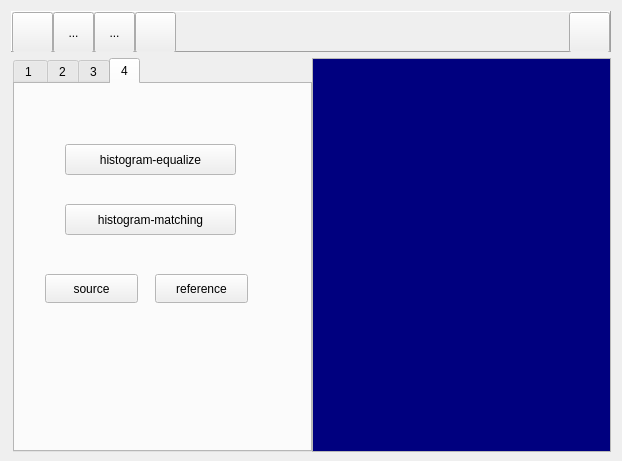
<?xml version="1.0" encoding="UTF-8"?>
<ui version="4.0">
 <class>MainFrame</class>
 <widget class="QDialog" name="MainFrame">
  <property name="geometry">
   <rect>
    <x>0</x>
    <y>0</y>
    <width>622</width>
    <height>461</height>
   </rect>
  </property>
  <property name="sizePolicy">
   <sizepolicy hsizetype="Preferred" vsizetype="Minimum">
    <horstretch>0</horstretch>
    <verstretch>0</verstretch>
   </sizepolicy>
  </property>
  <property name="minimumSize">
   <size>
    <width>0</width>
    <height>461</height>
   </size>
  </property>
  <property name="windowTitle">
   <string>Practice CV</string>
  </property>
  <property name="modal">
   <bool>false</bool>
  </property>
  <layout class="QVBoxLayout" name="verticalLayout">
   <item>
    <widget class="QFrame" name="frame">
     <property name="sizePolicy">
      <sizepolicy hsizetype="Preferred" vsizetype="Fixed">
       <horstretch>0</horstretch>
       <verstretch>0</verstretch>
      </sizepolicy>
     </property>
     <property name="minimumSize">
      <size>
       <width>0</width>
       <height>41</height>
      </size>
     </property>
     <property name="maximumSize">
      <size>
       <width>16777215</width>
       <height>41</height>
      </size>
     </property>
     <property name="frameShape">
      <enum>QFrame::Shape::Panel</enum>
     </property>
     <property name="frameShadow">
      <enum>QFrame::Shadow::Raised</enum>
     </property>
     <layout class="QHBoxLayout" name="horizontalLayout_3">
      <property name="spacing">
       <number>0</number>
      </property>
      <property name="leftMargin">
       <number>0</number>
      </property>
      <property name="topMargin">
       <number>0</number>
      </property>
      <property name="rightMargin">
       <number>0</number>
      </property>
      <property name="bottomMargin">
       <number>0</number>
      </property>
      <item>
       <widget class="QToolButton" name="buttonOpen">
        <property name="enabled">
         <bool>true</bool>
        </property>
        <property name="sizePolicy">
         <sizepolicy hsizetype="Minimum" vsizetype="Minimum">
          <horstretch>0</horstretch>
          <verstretch>0</verstretch>
         </sizepolicy>
        </property>
        <property name="minimumSize">
         <size>
          <width>41</width>
          <height>41</height>
         </size>
        </property>
        <property name="maximumSize">
         <size>
          <width>41</width>
          <height>41</height>
         </size>
        </property>
        <property name="toolTip">
         <string>open an image file</string>
        </property>
        <property name="layoutDirection">
         <enum>Qt::LayoutDirection::LeftToRight</enum>
        </property>
        <property name="autoFillBackground">
         <bool>false</bool>
        </property>
        <property name="text">
         <string/>
        </property>
        <property name="icon">
         <iconset resource="images/mainframe.qrc">
          <normaloff>:/open.png</normaloff>:/open.png</iconset>
        </property>
        <property name="iconSize">
         <size>
          <width>41</width>
          <height>41</height>
         </size>
        </property>
        <property name="checkable">
         <bool>false</bool>
        </property>
        <property name="autoRepeat">
         <bool>false</bool>
        </property>
        <property name="autoExclusive">
         <bool>false</bool>
        </property>
        <property name="popupMode">
         <enum>QToolButton::ToolButtonPopupMode::DelayedPopup</enum>
        </property>
        <property name="toolButtonStyle">
         <enum>Qt::ToolButtonStyle::ToolButtonIconOnly</enum>
        </property>
        <property name="autoRaise">
         <bool>false</bool>
        </property>
       </widget>
      </item>
      <item>
       <widget class="QToolButton" name="toolButton_2">
        <property name="sizePolicy">
         <sizepolicy hsizetype="Minimum" vsizetype="Minimum">
          <horstretch>0</horstretch>
          <verstretch>0</verstretch>
         </sizepolicy>
        </property>
        <property name="minimumSize">
         <size>
          <width>41</width>
          <height>41</height>
         </size>
        </property>
        <property name="maximumSize">
         <size>
          <width>41</width>
          <height>41</height>
         </size>
        </property>
        <property name="text">
         <string>...</string>
        </property>
       </widget>
      </item>
      <item>
       <widget class="QToolButton" name="toolButton_3">
        <property name="sizePolicy">
         <sizepolicy hsizetype="Minimum" vsizetype="Minimum">
          <horstretch>0</horstretch>
          <verstretch>0</verstretch>
         </sizepolicy>
        </property>
        <property name="minimumSize">
         <size>
          <width>41</width>
          <height>41</height>
         </size>
        </property>
        <property name="maximumSize">
         <size>
          <width>41</width>
          <height>41</height>
         </size>
        </property>
        <property name="text">
         <string>...</string>
        </property>
       </widget>
      </item>
      <item>
       <widget class="QToolButton" name="buttonDeleteContents">
        <property name="sizePolicy">
         <sizepolicy hsizetype="Minimum" vsizetype="Minimum">
          <horstretch>0</horstretch>
          <verstretch>0</verstretch>
         </sizepolicy>
        </property>
        <property name="minimumSize">
         <size>
          <width>41</width>
          <height>41</height>
         </size>
        </property>
        <property name="maximumSize">
         <size>
          <width>41</width>
          <height>41</height>
         </size>
        </property>
        <property name="toolTip">
         <string>close all forms</string>
        </property>
        <property name="autoFillBackground">
         <bool>false</bool>
        </property>
        <property name="text">
         <string/>
        </property>
        <property name="icon">
         <iconset resource="images/mainframe.qrc">
          <normaloff>:/1-21.png</normaloff>:/1-21.png</iconset>
        </property>
        <property name="iconSize">
         <size>
          <width>41</width>
          <height>41</height>
         </size>
        </property>
       </widget>
      </item>
      <item>
       <spacer name="horizontalSpacer">
        <property name="orientation">
         <enum>Qt::Orientation::Horizontal</enum>
        </property>
        <property name="sizeHint" stdset="0">
         <size>
          <width>40</width>
          <height>20</height>
         </size>
        </property>
       </spacer>
      </item>
      <item>
       <widget class="QToolButton" name="buttonShowList">
        <property name="sizePolicy">
         <sizepolicy hsizetype="Minimum" vsizetype="Minimum">
          <horstretch>0</horstretch>
          <verstretch>0</verstretch>
         </sizepolicy>
        </property>
        <property name="minimumSize">
         <size>
          <width>41</width>
          <height>41</height>
         </size>
        </property>
        <property name="maximumSize">
         <size>
          <width>41</width>
          <height>41</height>
         </size>
        </property>
        <property name="toolTip">
         <string>show the list view</string>
        </property>
        <property name="text">
         <string/>
        </property>
        <property name="icon">
         <iconset resource="images/mainframe.qrc">
          <normaloff>:/2-3.png</normaloff>:/2-3.png</iconset>
        </property>
        <property name="iconSize">
         <size>
          <width>82</width>
          <height>41</height>
         </size>
        </property>
       </widget>
      </item>
     </layout>
    </widget>
   </item>
   <item>
    <layout class="QHBoxLayout" name="horizontalLayout">
     <property name="spacing">
      <number>0</number>
     </property>
     <property name="leftMargin">
      <number>2</number>
     </property>
     <item>
      <widget class="QTabWidget" name="tabWidget">
       <property name="sizePolicy">
        <sizepolicy hsizetype="Fixed" vsizetype="Expanding">
         <horstretch>0</horstretch>
         <verstretch>0</verstretch>
        </sizepolicy>
       </property>
       <property name="minimumSize">
        <size>
         <width>299</width>
         <height>394</height>
        </size>
       </property>
       <property name="palette">
        <palette>
         <active>
          <colorrole role="Window">
           <brush brushstyle="SolidPattern">
            <color alpha="255">
             <red>255</red>
             <green>255</green>
             <blue>255</blue>
            </color>
           </brush>
          </colorrole>
          <colorrole role="Accent">
           <brush brushstyle="SolidPattern">
            <color alpha="255">
             <red>0</red>
             <green>120</green>
             <blue>212</blue>
            </color>
           </brush>
          </colorrole>
         </active>
         <inactive>
          <colorrole role="Window">
           <brush brushstyle="SolidPattern">
            <color alpha="255">
             <red>255</red>
             <green>255</green>
             <blue>255</blue>
            </color>
           </brush>
          </colorrole>
          <colorrole role="Accent">
           <brush brushstyle="SolidPattern">
            <color alpha="255">
             <red>240</red>
             <green>240</green>
             <blue>240</blue>
            </color>
           </brush>
          </colorrole>
         </inactive>
         <disabled>
          <colorrole role="Window">
           <brush brushstyle="SolidPattern">
            <color alpha="255">
             <red>255</red>
             <green>255</green>
             <blue>255</blue>
            </color>
           </brush>
          </colorrole>
          <colorrole role="Accent">
           <brush brushstyle="SolidPattern">
            <color alpha="255">
             <red>120</red>
             <green>120</green>
             <blue>120</blue>
            </color>
           </brush>
          </colorrole>
         </disabled>
        </palette>
       </property>
       <property name="cursor">
        <cursorShape>ArrowCursor</cursorShape>
       </property>
       <property name="autoFillBackground">
        <bool>false</bool>
       </property>
       <property name="tabPosition">
        <enum>QTabWidget::TabPosition::North</enum>
       </property>
       <property name="tabShape">
        <enum>QTabWidget::TabShape::Rounded</enum>
       </property>
       <property name="currentIndex">
        <number>3</number>
       </property>
       <property name="iconSize">
        <size>
         <width>31</width>
         <height>31</height>
        </size>
       </property>
       <property name="elideMode">
        <enum>Qt::TextElideMode::ElideMiddle</enum>
       </property>
       <widget class="QWidget" name="tab_1">
        <attribute name="title">
         <string>1 </string>
        </attribute>
        <widget class="QPushButton" name="contrastTransform">
         <property name="geometry">
          <rect>
           <x>60</x>
           <y>60</y>
           <width>161</width>
           <height>29</height>
          </rect>
         </property>
         <property name="text">
          <string>contrastTransform</string>
         </property>
        </widget>
        <widget class="QSpinBox" name="spinContrastA">
         <property name="geometry">
          <rect>
           <x>110</x>
           <y>130</y>
           <width>43</width>
           <height>26</height>
          </rect>
         </property>
         <property name="maximum">
          <number>256</number>
         </property>
        </widget>
        <widget class="QSpinBox" name="spinContrastB">
         <property name="geometry">
          <rect>
           <x>180</x>
           <y>130</y>
           <width>43</width>
           <height>26</height>
          </rect>
         </property>
         <property name="maximum">
          <number>256</number>
         </property>
        </widget>
        <widget class="QLabel" name="label">
         <property name="geometry">
          <rect>
           <x>120</x>
           <y>110</y>
           <width>21</width>
           <height>16</height>
          </rect>
         </property>
         <property name="text">
          <string>a'</string>
         </property>
        </widget>
        <widget class="QLabel" name="label_2">
         <property name="geometry">
          <rect>
           <x>180</x>
           <y>110</y>
           <width>21</width>
           <height>16</height>
          </rect>
         </property>
         <property name="text">
          <string>b'</string>
         </property>
        </widget>
       </widget>
       <widget class="QWidget" name="tab_4">
        <attribute name="title">
         <string>2</string>
        </attribute>
        <widget class="QPushButton" name="pushDilation">
         <property name="geometry">
          <rect>
           <x>170</x>
           <y>130</y>
           <width>93</width>
           <height>29</height>
          </rect>
         </property>
         <property name="text">
          <string>dialtion</string>
         </property>
        </widget>
        <widget class="QPushButton" name="pushErosion">
         <property name="geometry">
          <rect>
           <x>170</x>
           <y>160</y>
           <width>93</width>
           <height>29</height>
          </rect>
         </property>
         <property name="text">
          <string>erosion</string>
         </property>
        </widget>
        <widget class="QRadioButton" name="Kernel3">
         <property name="geometry">
          <rect>
           <x>30</x>
           <y>130</y>
           <width>112</width>
           <height>24</height>
          </rect>
         </property>
         <property name="text">
          <string>3x3</string>
         </property>
        </widget>
        <widget class="QRadioButton" name="Kernel5">
         <property name="geometry">
          <rect>
           <x>30</x>
           <y>160</y>
           <width>112</width>
           <height>24</height>
          </rect>
         </property>
         <property name="text">
          <string>5x5</string>
         </property>
        </widget>
        <widget class="QPushButton" name="pushOstu">
         <property name="geometry">
          <rect>
           <x>60</x>
           <y>10</y>
           <width>131</width>
           <height>29</height>
          </rect>
         </property>
         <property name="text">
          <string>Ostu Threshold</string>
         </property>
        </widget>
        <widget class="QPushButton" name="pushThresholding">
         <property name="geometry">
          <rect>
           <x>200</x>
           <y>60</y>
           <width>51</width>
           <height>29</height>
          </rect>
         </property>
         <property name="text">
          <string>&gt;&gt;</string>
         </property>
        </widget>
        <widget class="QSpinBox" name="spinOstu">
         <property name="geometry">
          <rect>
           <x>110</x>
           <y>60</y>
           <width>43</width>
           <height>26</height>
          </rect>
         </property>
        </widget>
        <widget class="QLabel" name="label_3">
         <property name="geometry">
          <rect>
           <x>20</x>
           <y>60</y>
           <width>71</width>
           <height>20</height>
          </rect>
         </property>
         <property name="text">
          <string>Threshold</string>
         </property>
        </widget>
        <widget class="QGroupBox" name="groupBox">
         <property name="geometry">
          <rect>
           <x>40</x>
           <y>220</y>
           <width>120</width>
           <height>80</height>
          </rect>
         </property>
         <property name="title">
          <string>GroupBox</string>
         </property>
         <widget class="QRadioButton" name="neighbor4">
          <property name="geometry">
           <rect>
            <x>0</x>
            <y>20</y>
            <width>112</width>
            <height>24</height>
           </rect>
          </property>
          <property name="text">
           <string>4-neighbor</string>
          </property>
         </widget>
         <widget class="QRadioButton" name="neighbor8">
          <property name="geometry">
           <rect>
            <x>0</x>
            <y>50</y>
            <width>112</width>
            <height>24</height>
           </rect>
          </property>
          <property name="text">
           <string>8-neighbor</string>
          </property>
         </widget>
        </widget>
        <widget class="QPushButton" name="pushLabel">
         <property name="geometry">
          <rect>
           <x>170</x>
           <y>250</y>
           <width>93</width>
           <height>29</height>
          </rect>
         </property>
         <property name="text">
          <string>Labeling</string>
         </property>
        </widget>
        <widget class="QSpinBox" name="spinLabel">
         <property name="geometry">
          <rect>
           <x>180</x>
           <y>290</y>
           <width>43</width>
           <height>26</height>
          </rect>
         </property>
         <property name="maximum">
          <number>300</number>
         </property>
        </widget>
       </widget>
       <widget class="QWidget" name="tab_5">
        <attribute name="title">
         <string>3</string>
        </attribute>
        <widget class="QGroupBox" name="groupBox_2">
         <property name="geometry">
          <rect>
           <x>20</x>
           <y>60</y>
           <width>120</width>
           <height>80</height>
          </rect>
         </property>
         <property name="title">
          <string>GroupBox</string>
         </property>
         <widget class="QRadioButton" name="KernelSize3">
          <property name="geometry">
           <rect>
            <x>10</x>
            <y>20</y>
            <width>112</width>
            <height>24</height>
           </rect>
          </property>
          <property name="text">
           <string>3x3</string>
          </property>
         </widget>
         <widget class="QRadioButton" name="KernelSize5">
          <property name="geometry">
           <rect>
            <x>10</x>
            <y>50</y>
            <width>112</width>
            <height>24</height>
           </rect>
          </property>
          <property name="text">
           <string>5x5</string>
          </property>
         </widget>
        </widget>
        <widget class="QGroupBox" name="groupBox_3">
         <property name="geometry">
          <rect>
           <x>20</x>
           <y>210</y>
           <width>120</width>
           <height>80</height>
          </rect>
         </property>
         <property name="title">
          <string>GroupBox</string>
         </property>
         <widget class="QRadioButton" name="Neighbor4">
          <property name="geometry">
           <rect>
            <x>0</x>
            <y>20</y>
            <width>112</width>
            <height>24</height>
           </rect>
          </property>
          <property name="text">
           <string>Mb4</string>
          </property>
         </widget>
         <widget class="QRadioButton" name="Neighbor8">
          <property name="geometry">
           <rect>
            <x>0</x>
            <y>50</y>
            <width>112</width>
            <height>24</height>
           </rect>
          </property>
          <property name="text">
           <string>Mb8</string>
          </property>
         </widget>
        </widget>
        <widget class="QPushButton" name="pushOpen">
         <property name="geometry">
          <rect>
           <x>160</x>
           <y>70</y>
           <width>93</width>
           <height>29</height>
          </rect>
         </property>
         <property name="text">
          <string>opening</string>
         </property>
        </widget>
        <widget class="QPushButton" name="pushClose">
         <property name="geometry">
          <rect>
           <x>160</x>
           <y>110</y>
           <width>93</width>
           <height>29</height>
          </rect>
         </property>
         <property name="text">
          <string>closing</string>
         </property>
        </widget>
        <widget class="QGroupBox" name="groupBox_4">
         <property name="geometry">
          <rect>
           <x>150</x>
           <y>210</y>
           <width>120</width>
           <height>80</height>
          </rect>
         </property>
         <property name="title">
          <string>GroupBox</string>
         </property>
         <widget class="QRadioButton" name="foreground">
          <property name="geometry">
           <rect>
            <x>0</x>
            <y>20</y>
            <width>112</width>
            <height>24</height>
           </rect>
          </property>
          <property name="text">
           <string>foreground</string>
          </property>
         </widget>
         <widget class="QRadioButton" name="background">
          <property name="geometry">
           <rect>
            <x>0</x>
            <y>40</y>
            <width>112</width>
            <height>24</height>
           </rect>
          </property>
          <property name="text">
           <string>background</string>
          </property>
         </widget>
        </widget>
        <widget class="QPushButton" name="pushBoundary">
         <property name="geometry">
          <rect>
           <x>60</x>
           <y>310</y>
           <width>161</width>
           <height>29</height>
          </rect>
         </property>
         <property name="text">
          <string>boundary-extraction</string>
         </property>
        </widget>
       </widget>
       <widget class="QWidget" name="tab_2">
        <attribute name="title">
         <string>4</string>
        </attribute>
        <widget class="QPushButton" name="button_HE">
         <property name="geometry">
          <rect>
           <x>50</x>
           <y>60</y>
           <width>171</width>
           <height>31</height>
          </rect>
         </property>
         <property name="text">
          <string>histogram-equalize</string>
         </property>
        </widget>
        <widget class="QPushButton" name="button_HM">
         <property name="geometry">
          <rect>
           <x>50</x>
           <y>120</y>
           <width>171</width>
           <height>31</height>
          </rect>
         </property>
         <property name="text">
          <string>histogram-matching</string>
         </property>
        </widget>
        <widget class="QPushButton" name="button_Source">
         <property name="geometry">
          <rect>
           <x>30</x>
           <y>190</y>
           <width>93</width>
           <height>29</height>
          </rect>
         </property>
         <property name="text">
          <string>source</string>
         </property>
        </widget>
        <widget class="QPushButton" name="button_REF">
         <property name="geometry">
          <rect>
           <x>140</x>
           <y>190</y>
           <width>93</width>
           <height>29</height>
          </rect>
         </property>
         <property name="text">
          <string>reference</string>
         </property>
        </widget>
       </widget>
      </widget>
     </item>
     <item>
      <widget class="QListWidget" name="listWidget">
       <property name="sizePolicy">
        <sizepolicy hsizetype="Ignored" vsizetype="Minimum">
         <horstretch>0</horstretch>
         <verstretch>0</verstretch>
        </sizepolicy>
       </property>
       <property name="minimumSize">
        <size>
         <width>0</width>
         <height>394</height>
        </size>
       </property>
       <property name="palette">
        <palette>
         <active>
          <colorrole role="WindowText">
           <brush brushstyle="SolidPattern">
            <color alpha="255">
             <red>255</red>
             <green>255</green>
             <blue>0</blue>
            </color>
           </brush>
          </colorrole>
          <colorrole role="Text">
           <brush brushstyle="SolidPattern">
            <color alpha="255">
             <red>255</red>
             <green>255</green>
             <blue>255</blue>
            </color>
           </brush>
          </colorrole>
          <colorrole role="Base">
           <brush brushstyle="SolidPattern">
            <color alpha="255">
             <red>0</red>
             <green>0</green>
             <blue>127</blue>
            </color>
           </brush>
          </colorrole>
          <colorrole role="PlaceholderText">
           <brush brushstyle="NoBrush">
            <color alpha="128">
             <red>255</red>
             <green>255</green>
             <blue>255</blue>
            </color>
           </brush>
          </colorrole>
         </active>
         <inactive>
          <colorrole role="WindowText">
           <brush brushstyle="SolidPattern">
            <color alpha="255">
             <red>255</red>
             <green>255</green>
             <blue>0</blue>
            </color>
           </brush>
          </colorrole>
          <colorrole role="Text">
           <brush brushstyle="SolidPattern">
            <color alpha="255">
             <red>255</red>
             <green>255</green>
             <blue>255</blue>
            </color>
           </brush>
          </colorrole>
          <colorrole role="Base">
           <brush brushstyle="SolidPattern">
            <color alpha="255">
             <red>0</red>
             <green>0</green>
             <blue>127</blue>
            </color>
           </brush>
          </colorrole>
          <colorrole role="PlaceholderText">
           <brush brushstyle="NoBrush">
            <color alpha="128">
             <red>255</red>
             <green>255</green>
             <blue>255</blue>
            </color>
           </brush>
          </colorrole>
         </inactive>
         <disabled>
          <colorrole role="WindowText">
           <brush brushstyle="SolidPattern">
            <color alpha="255">
             <red>120</red>
             <green>120</green>
             <blue>120</blue>
            </color>
           </brush>
          </colorrole>
          <colorrole role="Text">
           <brush brushstyle="SolidPattern">
            <color alpha="255">
             <red>120</red>
             <green>120</green>
             <blue>120</blue>
            </color>
           </brush>
          </colorrole>
          <colorrole role="Base">
           <brush brushstyle="SolidPattern">
            <color alpha="255">
             <red>240</red>
             <green>240</green>
             <blue>240</blue>
            </color>
           </brush>
          </colorrole>
          <colorrole role="PlaceholderText">
           <brush brushstyle="NoBrush">
            <color alpha="128">
             <red>255</red>
             <green>255</green>
             <blue>255</blue>
            </color>
           </brush>
          </colorrole>
         </disabled>
        </palette>
       </property>
       <property name="font">
        <font>
         <family>Times New Roman</family>
         <pointsize>10</pointsize>
        </font>
       </property>
      </widget>
     </item>
    </layout>
   </item>
  </layout>
 </widget>
 <layoutdefault spacing="6" margin="11"/>
 <resources>
  <include location="images/mainframe.qrc"/>
 </resources>
 <connections/>
</ui>
